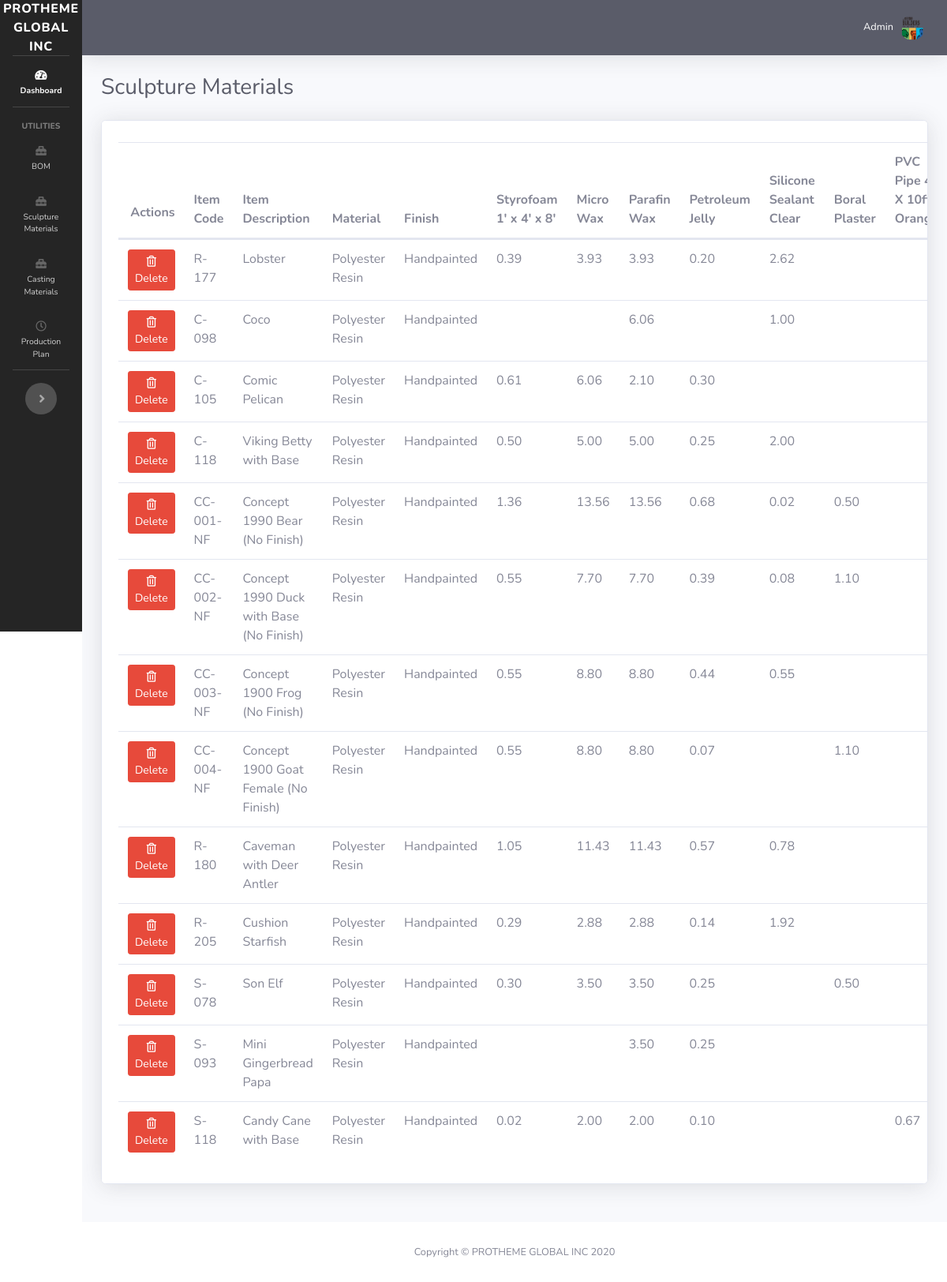
The page /sculpture_materials_consolidated.php on the database its author committed.
### tables this page shows
CREATE TABLE `item` (
  `id` int(11) NOT NULL,
  `item_code` varchar(128) NOT NULL,
  `item_description` varchar(128) NOT NULL,
  `material` varchar(128) NOT NULL,
  `finish` varchar(128) NOT NULL
);

### sculpture_materials_consolidated.php (the view, shortened to what this page needs)
<?php
require_once 'dbh.php';
include("sidebar.php");
$getItemSculMat = $mysqli->query('SELECT i.id, i.item_code, i.item_description, i.material, i.finish,
MAX(CASE WHEN (sm.id = 1) THEN ism.item_value ELSE NULL END ) AS sm1,
MAX(CASE WHEN (sm.id = 2) THEN ism.item_value ELSE NULL END ) AS sm2,
MAX(CASE WHEN (sm.id = 3) THEN ism.item_value ELSE NULL END ) AS sm3,
MAX(CASE WHEN (sm.id = 4) THEN ism.item_value ELSE NULL END ) AS sm4,
MAX(CASE WHEN (sm.id = 5) THEN ism.item_value ELSE NULL END ) AS sm5,
MAX(CASE WHEN (sm.id = 6) THEN ism.item_value ELSE NULL END ) AS sm6,
MAX(CASE WHEN (sm.id = 7) THEN ism.item_value ELSE NULL END ) AS sm7,
MAX(CASE WHEN (sm.id = 8) THEN ism.item_value ELSE NULL END ) AS sm8
FROM item_sculpture_material ism
JOIN item i
ON i.id = ism.item_id
JOIN sculpture_materials sm
ON sm.id = ism.sculpture_id
GROUP BY i.id') or die ($mysqli->error);
?>
<div id="content-wrapper" class="d-flex flex-column">
    <div id="content">
        <?php
        include("topbar.php");
        ?>
        <div class="container-fluid">
            <div class="d-sm-flex align-items-center justify-content-between mb-4">
                <h1 class="h3 mb-0 text-gray-800">Sculpture Materials</h1>
            </div>
            <div class="row">
                <div class="col-lg-12 mb-4">
                    <div class="card shadow mb-4" style="padding: 2%; overflow-x: auto; */">
                        <table class="table" id="itemSculptureMaterials">
                            <thead>
                            <tr>
                                <th><label class="float-right">Actions</label></th>
                                <th>Item Code</th>
                                <th>Item Description</th>
                                <th>Material</th>
                                <th>Finish</th>
                                <th>Styrofoam 1' x 4' x 8'</th>
                                <th>Micro Wax</th>
                                <th>Parafin Wax</th>
                                <th>Petroleum Jelly</th>
                                <th>Silicone Sealant Clear</th>
                                <th>Boral Plaster</th>
                                <th>PVC Pipe 4" X 10ft Orange</th>
                            </tr>
                            </thead>
                            <tbody>
                            <?php while($newItemSculMat=$getItemSculMat->fetch_assoc()){ ?>
                                <tr>
                                    <td>
                                        <button type="button" class="btn btn-sm btn-danger float-left" data-toggle="modal" data-target="#exampleModal<?php echo $newItemSculMat['id']; ?>">
                                            <i class="far fa-trash-alt"></i> Delete
                                        </button>
                                    </td>
                                    <td><?php echo $newItemSculMat['item_code']; ?></td>
                                    <td><?php echo $newItemSculMat['item_description']; ?></td>
                                    <td><?php echo $newItemSculMat['material']; ?></td>
                                    <td><?php echo $newItemSculMat['finish']; ?></td>
                                    <td><?php echo $newItemSculMat['sm1']; ?></td>
                                    <td><?php echo $newItemSculMat['sm2']; ?></td>
                                    <td><?php echo $newItemSculMat['sm3']; ?></td>
                                    <td><?php echo $newItemSculMat['sm4']; ?></td>
                                    <td><?php echo $newItemSculMat['sm5']; ?></td>
                                    <td><?php echo $newItemSculMat['sm6']; ?></td>
                                    <td><?php echo $newItemSculMat['sm7']; ?></td>
                                </tr>
                            <?php }?>
                            </tbody>
                        </table>
                </div>
            </div>
        </div>
    </div>
</div>
<?php include("footer.php");
?>

### sidebar.php (style rules this page uses)
::placeholder { opacity: 0.7 !important; }
body, input, textarea { scroll-behavior: smooth !important; }

### rows shown on the page
item: item_code "R-177", item_description "Lobster", material "Polyester Resin", finish "Handpainted", sm1 "0.39", sm2 "3.93", sm3 "3.93", sm4 "0.20", sm5 "2.62"
item: item_code "C-098", item_description "Coco", material "Polyester Resin", finish "Handpainted", sm3 "6.06", sm5 "1.00"
item: item_code "C-105", item_description "Comic Pelican", material "Polyester Resin", finish "Handpainted", sm1 "0.61", sm2 "6.06", sm3 "2.10", sm4 "0.30"
item: item_code "C-118", item_description "Viking Betty with Base", material "Polyester Resin", finish "Handpainted", sm1 "0.50", sm2 "5.00", sm3 "5.00", sm4 "0.25", sm5 "2.00"
item: item_code "CC-001-NF", item_description "Concept 1990 Bear (No Finish)", material "Polyester Resin", finish "Handpainted", sm1 "1.36", sm2 "13.56", sm3 "13.56", sm4 "0.68", sm5 "0.02", sm6 "0.50"
item: item_code "CC-002-NF", item_description "Concept 1990 Duck with Base (No Finish)", material "Polyester Resin", finish "Handpainted", sm1 "0.55", sm2 "7.70", sm3 "7.70", sm4 "0.39", sm5 "0.08", sm6 "1.10"
item: item_code "CC-003-NF", item_description "Concept 1900 Frog (No Finish)", material "Polyester Resin", finish "Handpainted", sm1 "0.55", sm2 "8.80", sm3 "8.80", sm4 "0.44", sm5 "0.55"
item: item_code "CC-004-NF", item_description "Concept 1900 Goat Female (No Finish)", material "Polyester Resin", finish "Handpainted", sm1 "0.55", sm2 "8.80", sm3 "8.80", sm4 "0.07", sm6 "1.10"
item: item_code "R-180", item_description "Caveman with Deer Antler", material "Polyester Resin", finish "Handpainted", sm1 "1.05", sm2 "11.43", sm3 "11.43", sm4 "0.57", sm5 "0.78"
item: item_code "R-205", item_description "Cushion Starfish", material "Polyester Resin", finish "Handpainted", sm1 "0.29", sm2 "2.88", sm3 "2.88", sm4 "0.14", sm5 "1.92"
item: item_code "S-078", item_description "Son Elf", material "Polyester Resin", finish "Handpainted", sm1 "0.30", sm2 "3.50", sm3 "3.50", sm4 "0.25", sm6 "0.50"
item: item_code "S-093", item_description "Mini Gingerbread Papa", material "Polyester Resin", finish "Handpainted", sm3 "3.50", sm4 "0.25"
item: item_code "S-118", item_description "Candy Cane with Base", material "Polyester Resin", finish "Handpainted", sm1 "0.02", sm2 "2.00", sm3 "2.00", sm4 "0.10", sm7 "0.67"
